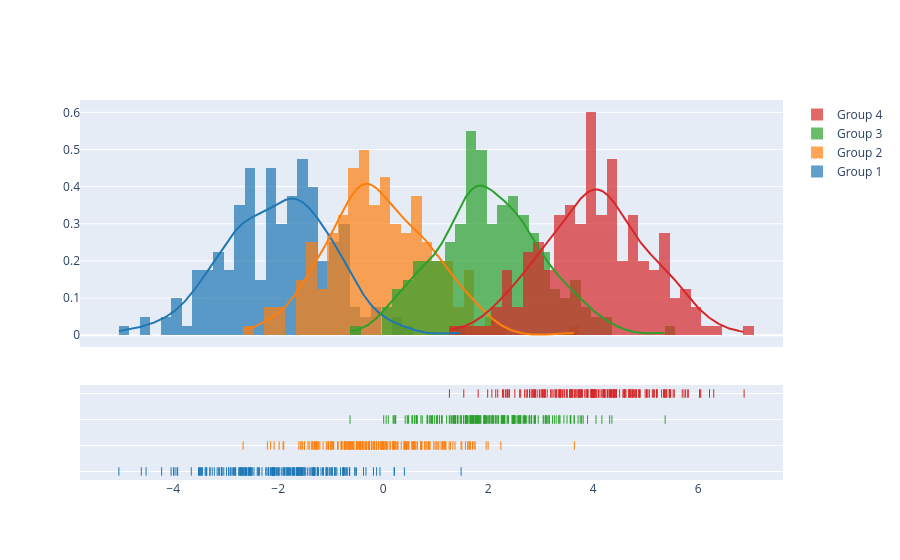

Notebook code cell kept with this figure:
### Code cell
import plotly.figure_factory as ff

# Add histogram data
x1 = np.random.randn(200) - 2
x2 = np.random.randn(200)
x3 = np.random.randn(200) + 2
x4 = np.random.randn(200) + 4

# Group data together
hist_data = [x1, x2, x3, x4]

group_labels = ['Group 1', 'Group 2', 'Group 3', 'Group 4']

# Create distplot with custom bin_size
fig = ff.create_distplot(hist_data, group_labels, bin_size=.2)
fig.show()

### Figure 1 — Plotly figure (JSON) as saved in the notebook; plotly's stock layout.template omitted (floating-point values rounded to 4 significant figures; data arrays with more than 128 entries replaced by an {"elided": "..."} marker saying what was removed)
{"data": [{"autobinx": false, "histnorm": "probability density", "legendgroup": "Group 1", "marker": {"color": "rgb(31, 119, 180)"}, "name": "Group 1", "opacity": 0.7, "type": "histogram", "x": {"elided": "200 float values"}, "xaxis": "x", "xbins": {"end": 1.485, "size": 0.2, "start": -5.035}, "yaxis": "y"}, {"autobinx": false, "histnorm": "probability density", "legendgroup": "Group 2", "marker": {"color": "rgb(255, 127, 14)"}, "name": "Group 2", "opacity": 0.7, "type": "histogram", "x": {"elided": "200 float values"}, "xaxis": "x", "xbins": {"end": 3.643, "size": 0.2, "start": -2.669}, "yaxis": "y"}, {"autobinx": false, "histnorm": "probability density", "legendgroup": "Group 3", "marker": {"color": "rgb(44, 160, 44)"}, "name": "Group 3", "opacity": 0.7, "type": "histogram", "x": {"elided": "200 float values"}, "xaxis": "x", "xbins": {"end": 5.372, "size": 0.2, "start": -0.6311}, "yaxis": "y"}, {"autobinx": false, "histnorm": "probability density", "legendgroup": "Group 4", "marker": {"color": "rgb(214, 39, 40)"}, "name": "Group 4", "opacity": 0.7, "type": "histogram", "x": {"elided": "200 float values"}, "xaxis": "x", "xbins": {"end": 6.877, "size": 0.2, "start": 1.262}, "yaxis": "y"}, {"legendgroup": "Group 1", "marker": {"color": "rgb(31, 119, 180)"}, "mode": "lines", "name": "Group 1", "showlegend": false, "type": "scatter", "x": {"elided": "500 float values"}, "xaxis": "x", "y": {"elided": "500 float values"}, "yaxis": "y"}, {"legendgroup": "Group 2", "marker": {"color": "rgb(255, 127, 14)"}, "mode": "lines", "name": "Group 2", "showlegend": false, "type": "scatter", "x": {"elided": "500 float values"}, "xaxis": "x", "y": {"elided": "500 float values"}, "yaxis": "y"}, {"legendgroup": "Group 3", "marker": {"color": "rgb(44, 160, 44)"}, "mode": "lines", "name": "Group 3", "showlegend": false, "type": "scatter", "x": {"elided": "500 float values"}, "xaxis": "x", "y": {"elided": "500 float values"}, "yaxis": "y"}, {"legendgroup": "Group 4", "marker": {"color": "rgb(214, 39, 40)"}, "mode": "lines", "name": "Group 4", "showlegend": false, "type": "scatter", "x": {"elided": "500 float values"}, "xaxis": "x", "y": {"elided": "500 float values"}, "yaxis": "y"}, {"legendgroup": "Group 1", "marker": {"color": "rgb(31, 119, 180)", "symbol": "line-ns-open"}, "mode": "markers", "name": "Group 1", "showlegend": false, "type": "scatter", "x": {"elided": "200 float values"}, "xaxis": "x", "y": {"elided": "200 str values"}, "yaxis": "y2"}, {"legendgroup": "Group 2", "marker": {"color": "rgb(255, 127, 14)", "symbol": "line-ns-open"}, "mode": "markers", "name": "Group 2", "showlegend": false, "type": "scatter", "x": {"elided": "200 float values"}, "xaxis": "x", "y": {"elided": "200 str values"}, "yaxis": "y2"}, {"legendgroup": "Group 3", "marker": {"color": "rgb(44, 160, 44)", "symbol": "line-ns-open"}, "mode": "markers", "name": "Group 3", "showlegend": false, "type": "scatter", "x": {"elided": "200 float values"}, "xaxis": "x", "y": {"elided": "200 str values"}, "yaxis": "y2"}, {"legendgroup": "Group 4", "marker": {"color": "rgb(214, 39, 40)", "symbol": "line-ns-open"}, "mode": "markers", "name": "Group 4", "showlegend": false, "type": "scatter", "x": {"elided": "200 float values"}, "xaxis": "x", "y": {"elided": "200 str values"}, "yaxis": "y2"}], "layout": {"barmode": "overlay", "hovermode": "closest", "legend": {"traceorder": "reversed"}, "xaxis": {"anchor": "y2", "domain": [0.0, 1.0], "zeroline": false}, "yaxis": {"anchor": "free", "domain": [0.35, 1], "position": 0.0}, "yaxis2": {"anchor": "x", "domain": [0, 0.25], "dtick": 1, "showticklabels": false}}}
